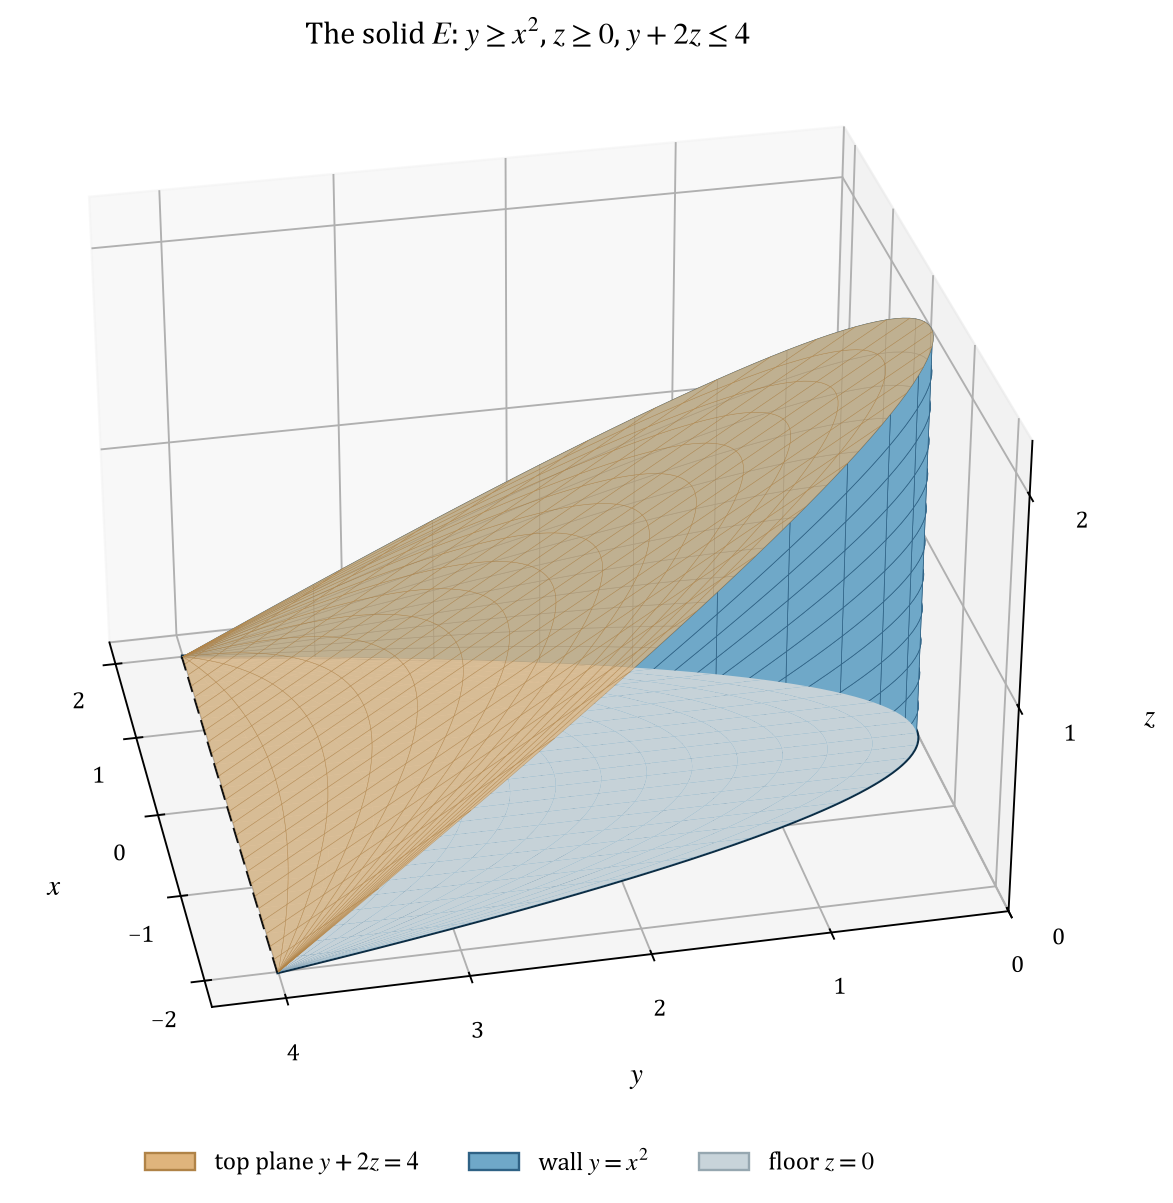

This chart was generated by the following Python code:
"""Draw the solid of Exercise 15.7.31 in three dimensions.

The figure shows the parabolic wall y = x**2, the floor z = 0, and the
slanted top plane y + 2*z = 4. The viewpoint looks into the open end at
x = -2, so the floor and the wall are both visible under the plane. The
script writes part1_figure1.png and its Base64 copy.
"""

import base64
from pathlib import Path

import matplotlib

matplotlib.use("Agg")
import matplotlib.pyplot as plt
import numpy as np
from matplotlib.patches import Patch

plt.rcParams.update({
    "font.family": "serif",
    "font.serif": ["Cambria", "STIX Two Text", "DejaVu Serif"],
    "mathtext.fontset": "stix",
    "axes.labelsize": 12,
})

OUT = Path(__file__).resolve().parent


def main():
    """Draw the three boundary surfaces and save the figure."""
    span = np.linspace(-2.0, 2.0, 81)
    depth = np.linspace(0.0, 1.0, 61)
    grid_x, grid_s = np.meshgrid(span, depth)

    wall_y = grid_x**2
    wall_z = grid_s * (2.0 - grid_x**2 / 2.0)

    region_y = grid_x**2 + grid_s * (4.0 - grid_x**2)
    floor_z = np.zeros_like(region_y)
    top_z = 2.0 - region_y / 2.0

    fig = plt.figure(figsize=(8.4, 7.8))
    ax = fig.add_subplot(111, projection="3d")

    ax.plot_surface(grid_x, wall_y, wall_z, color="#6fa8c8", alpha=1.0,
                    linewidth=0.3, edgecolor="#2f6285", rcount=13, ccount=21,
                    shade=False)
    ax.plot_surface(grid_x, region_y, floor_z, color="#c6d2d8", alpha=1.0,
                    linewidth=0, rcount=18, ccount=30, shade=False)
    ax.plot_surface(grid_x, region_y, top_z, color="#dfb47c", alpha=0.72,
                    linewidth=0.2, edgecolor="#b08347", rcount=18, ccount=30,
                    shade=False)

    span_curve = np.linspace(-2.0, 2.0, 201)
    ax.plot(span_curve, span_curve**2, np.zeros_like(span_curve), color="#0d2c42", lw=1.8)
    ax.plot([-2.0, 2.0], [4.0, 4.0], [0.0, 0.0], color="#101010", lw=1.8, ls="--")

    ax.set_xlabel(r"$x$", labelpad=10)
    ax.set_ylabel(r"$y$", labelpad=10)
    ax.set_zlabel(r"$z$", labelpad=8)
    ax.set_xlim(-2.3, 2.3)
    ax.set_ylim(0.0, 4.4)
    ax.set_zlim(0.0, 2.25)
    ax.set_xticks([-2, -1, 0, 1, 2])
    ax.set_yticks([0, 1, 2, 3, 4])
    ax.set_zticks([0, 1, 2])
    ax.view_init(elev=30, azim=168)
    ax.set_box_aspect((1.05, 1.2, 0.8), zoom=1.12)
    ax.set_title(r"The solid $E$: $y\geq x^{2}$, $z\geq 0$, $y+2z\leq 4$", pad=2,
                 fontsize=13)

    handles = [
        Patch(facecolor="#dfb47c", edgecolor="#b08347", label=r"top plane $y+2z=4$"),
        Patch(facecolor="#6fa8c8", edgecolor="#2f6285", label=r"wall $y=x^{2}$"),
        Patch(facecolor="#c8d4da", edgecolor="#96a7b0", label=r"floor $z=0$"),
    ]
    fig.legend(handles=handles, loc="lower center", ncol=3, frameon=False,
               fontsize=10.5, bbox_to_anchor=(0.5, 0.015))

    png_path = OUT / "part1_figure1.png"
    fig.savefig(png_path, dpi=170, bbox_inches="tight", facecolor="white")
    payload = write_base64(png_path)
    print(png_path)
    print(f"base64 length {len(payload)}")
    plt.close(fig)


def write_base64(path):
    """Write the Base64 text of the image and return it."""
    text = base64.b64encode(path.read_bytes()).decode("ascii")
    path.with_suffix(".b64.txt").write_text(text, encoding="ascii")
    return text


if __name__ == "__main__":
    main()
